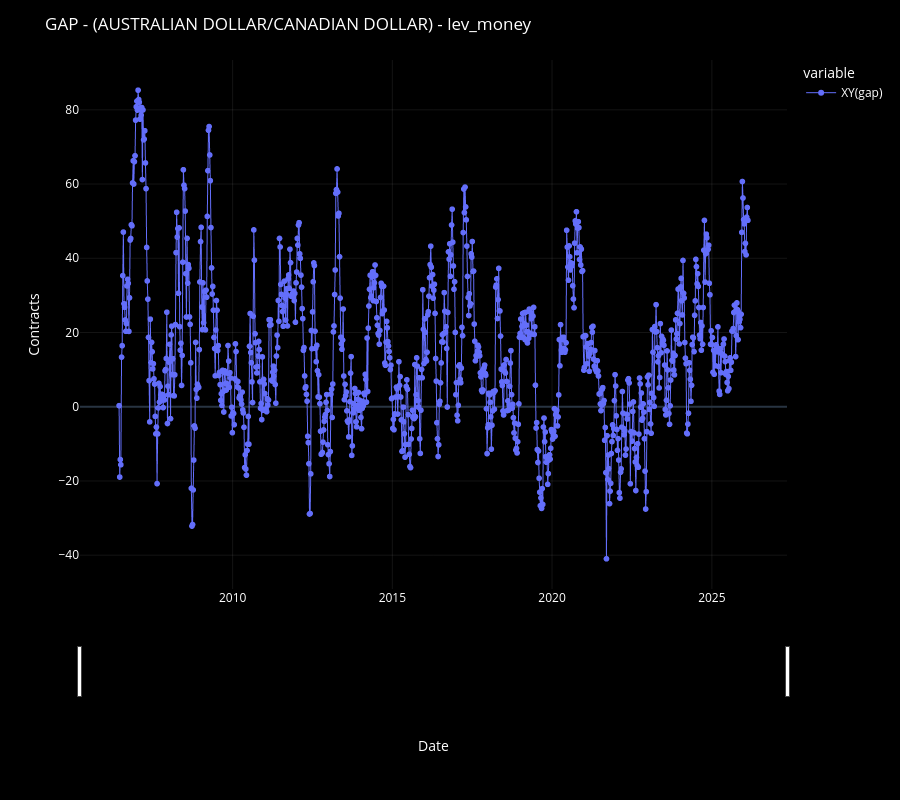

The notebook cell saved with this chart:
### Code cell
plot_df_chart(
    df,
    chart_title=f"GAP - ({market_X}/{market_Y}) - {PARTICIPANT}",
)

### Figure 1 — Plotly figure (JSON) as saved in the notebook; plotly's stock layout.template omitted (floating-point values rounded to 4 significant figures; data arrays with more than 128 entries replaced by an {"elided": "..."} marker saying what was removed)
{"data": [{"hovertemplate": "<b>%{fullData.name}</b><br>%{y:.2f}<extra></extra>", "legendgroup": "XY(gap)", "line": {"color": "#636efa", "dash": "solid", "width": 1}, "marker": {"symbol": "circle"}, "mode": "lines+markers", "name": "XY(gap)", "showlegend": true, "type": "scattergl", "x": {"elided": "1028 str values"}, "xaxis": "x", "y": {"elided": "1028 float values"}, "yaxis": "y"}], "layout": {"dragmode": "zoom", "font": {"color": "white", "size": 12}, "height": 800, "legend": {"bgcolor": "rgba(0,0,0,0)", "itemclick": "toggle", "itemdoubleclick": "toggleothers", "title": {"text": "variable"}, "tracegroupgap": 0}, "margin": {"t": 60}, "paper_bgcolor": "black", "plot_bgcolor": "black", "title": {"text": "GAP - (AUSTRALIAN DOLLAR/CANADIAN DOLLAR) - lev_money"}, "xaxis": {"anchor": "y", "domain": [0, 1], "gridcolor": "rgba(255,255,255,0.08)", "rangeslider": {"visible": true}, "showgrid": true, "title": {"text": "Date"}}, "yaxis": {"anchor": "x", "domain": [0, 1], "fixedrange": false, "gridcolor": "rgba(255,255,255,0.08)", "showgrid": true, "title": {"text": "Contracts"}}}}
